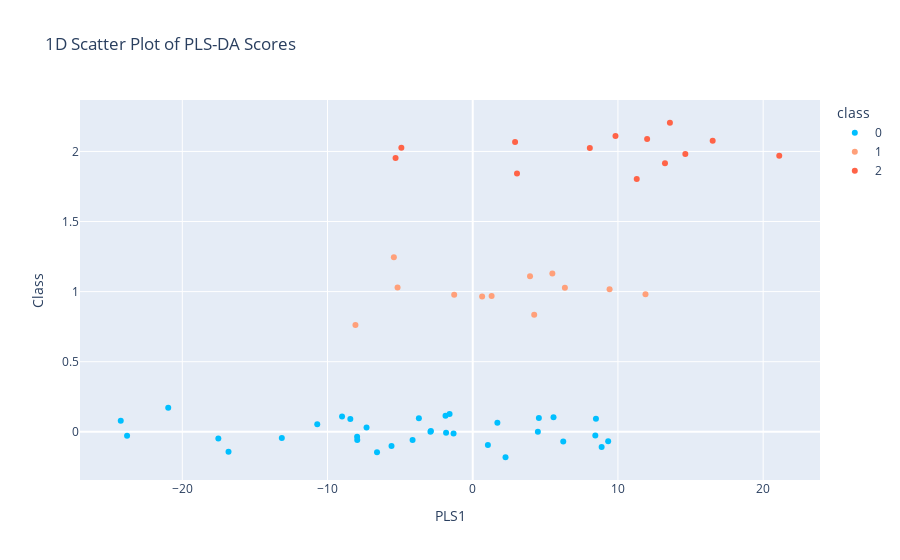

Here is the notebook cell this chart was saved with:
### Markdown cell above
### No Hyperparameter Tuning

### Code cell
# Here the training data is plotted
pls_logistic_model = PLSLogistic(X_train_, Y_train_, num_components=None)
pls_logistic_model.plot_scores(X_train_, Y_train_)

# And here the test data is plotted
pls_logistic_model.train()
pls_logistic_model.plot_confusion_matrix(X_test_, y_test_)
pls_logistic_model.evaluate(X_test_, y_test_)

### Figure 1 — Plotly figure (JSON) as saved in the notebook; plotly's stock layout.template omitted (floating-point values rounded to 4 significant figures)
{"data": [{"hovertemplate": "class=0<br>0=%{x}<br>y=%{y}<extra></extra>", "legendgroup": "0", "marker": {"color": "deepskyblue", "symbol": "circle"}, "mode": "markers", "name": "0", "orientation": "v", "showlegend": true, "x": [8.442, -10.71, 8.485, 9.326, 2.258, -17.52, -1.873, 5.564, 4.554, -6.591, -20.97, 8.877, -7.952, 6.234, -8.429, -23.8, -4.141, -5.593, -13.15, -1.321, -2.882, -1.594, -3.708, 1.698, 4.485, 1.045, -7.961, -1.835, -2.911, -9.0, -16.82, -24.24, -7.313], "xaxis": "x", "y": [-0.02725, 0.05335, 0.09302, -0.06808, -0.1816, -0.047, 0.1142, 0.1038, 0.09902, -0.1453, 0.171, -0.1084, -0.05808, -0.07002, 0.09041, -0.02819, -0.05779, -0.1021, -0.04481, -0.0127, 0.005613, 0.1278, 0.09743, 0.0638, 0.000292, -0.09424, -0.03453, -0.006674, -0.0004941, 0.1082, -0.1426, 0.07914, 0.03088], "yaxis": "y", "type": "scatter"}, {"hovertemplate": "class=1<br>0=%{x}<br>y=%{y}<extra></extra>", "legendgroup": "1", "marker": {"color": "lightsalmon", "symbol": "circle"}, "mode": "markers", "name": "1", "orientation": "v", "showlegend": true, "x": [4.233, 5.483, 0.6456, -8.077, -5.432, 6.347, 9.424, -1.277, 1.3, 3.945, 11.9, -5.176], "xaxis": "x", "y": [0.8345, 1.129, 0.9655, 0.7625, 1.246, 1.027, 1.017, 0.978, 0.9682, 1.11, 0.9813, 1.029], "yaxis": "y", "type": "scatter"}, {"hovertemplate": "class=2<br>0=%{x}<br>y=%{y}<extra></extra>", "legendgroup": "2", "marker": {"color": "tomato", "symbol": "circle"}, "mode": "markers", "name": "2", "orientation": "v", "showlegend": true, "x": [13.24, 3.049, -5.314, 8.064, 9.832, 13.58, 14.64, 11.29, 2.916, 12.01, 16.52, -4.916, 21.11], "xaxis": "x", "y": [1.917, 1.843, 1.954, 2.025, 2.11, 2.205, 1.982, 1.804, 2.067, 2.089, 2.076, 2.026, 1.969], "yaxis": "y", "type": "scatter"}], "layout": {"xaxis": {"anchor": "y", "domain": [0.0, 1.0], "title": {"text": "PLS1"}}, "yaxis": {"anchor": "x", "domain": [0.0, 1.0], "title": {"text": "Class"}}, "legend": {"title": {"text": "class"}, "tracegroupgap": 0}, "title": {"text": "1D Scatter Plot of PLS-DA Scores"}}}
